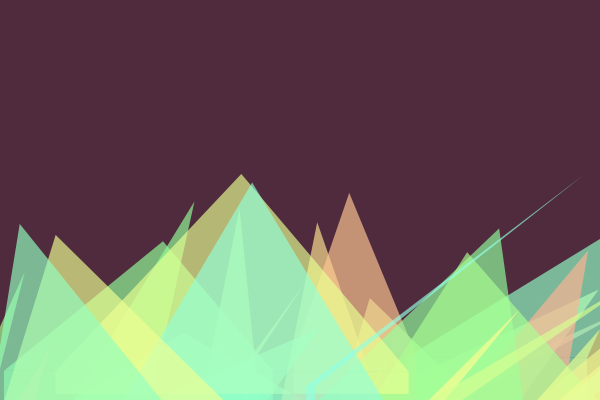
Frame 1 (no input)
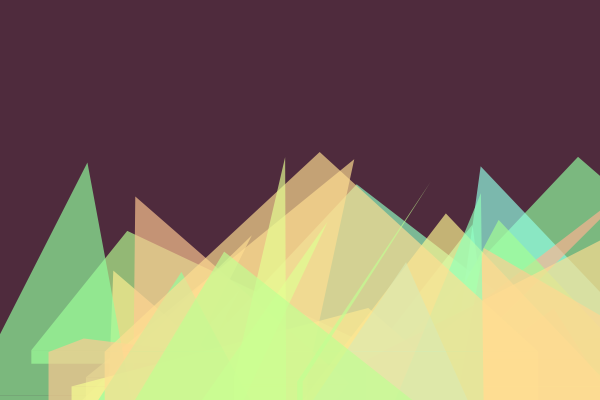
Frame 2 (the mouse pressed at the canvas centre, redrawn once)

The Processing sketch that drew these frames (run headless with seeded random() and noise(); the mouse was pressed at the canvas centre and the sketch redrawn once):

// Processing sketch: processing_60135
// ── processing_60135.pde


void setup() {
  size(600, 400);
  colorMode(HSB);
  background(233, 116, 79);
}
void draw() {
  colorMode(HSB);
  background(233, 116, 79);
  smooth();
  for (int i=0; i<30; i++) {
    pushMatrix();
    translate(random(i-70, 500), random(350, height/2));
    rotate(PI);
    colorMode(HSB);
    float x1 =0;
    float y2 =random(0, 200);
    float y1 =random(y2-250);
    float x2 =random(x1-300);
    float x3 =random(x2-300);
    float y3 =random(y1-300);
    fill(int(random(1, 125)), 110, 255, 170);
    noStroke();
    triangle(x1, y1, x2, y2, x3, y1);
    rect(x1, y1, x3, y3);
    noLoop();
    popMatrix();
  }
}
